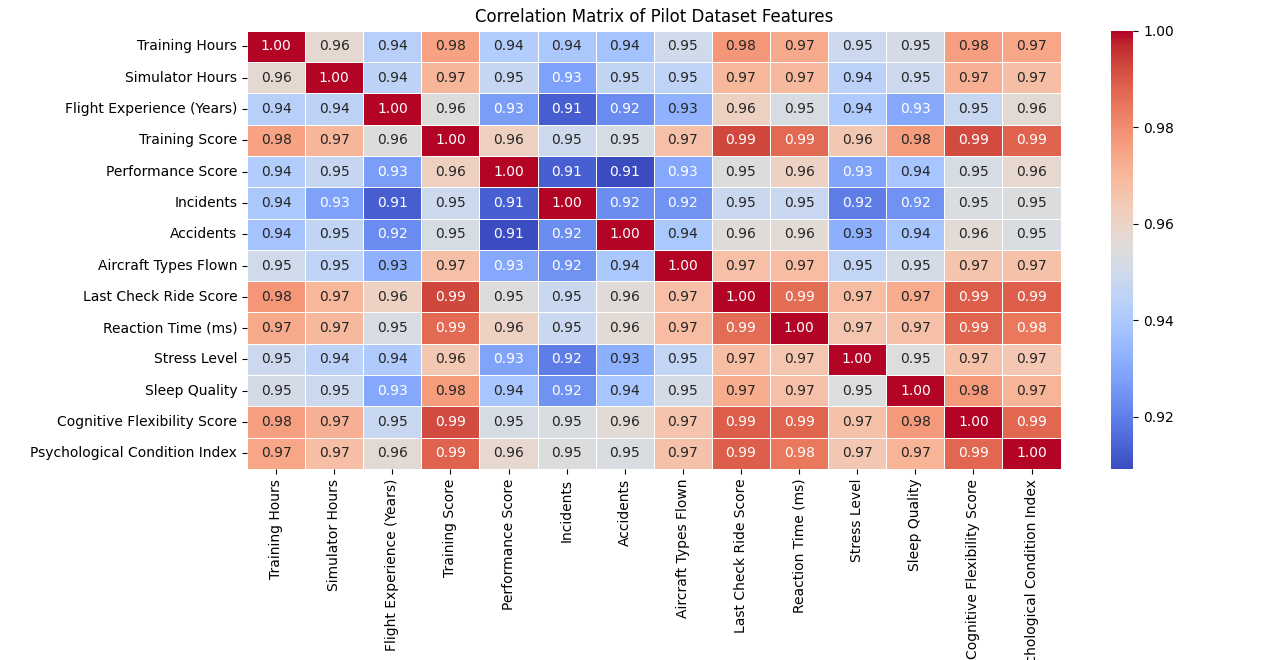

Recreate this plot in Python.
import pandas as pd
import seaborn as sns
import matplotlib.pyplot as plt

# Load the dataset to check correlations
dataset_path = "average_pilot_dataset.csv"
dataset = pd.read_csv(dataset_path)

# Drop non-numeric and identifier columns for correlation calculation
numeric_dataset = dataset.drop(columns=["Pilot ID", "Performance Level"], errors="ignore")

# Calculate the correlation matrix
correlation_matrix = numeric_dataset.corr()

# Plot the correlation matrix
plt.figure(figsize=(12, 8))
sns.heatmap(correlation_matrix, annot=True, cmap="coolwarm", fmt=".2f", linewidths=0.5)
plt.title("Correlation Matrix of Pilot Dataset Features")
plt.tight_layout()

plt.show()
correlation_matrix
